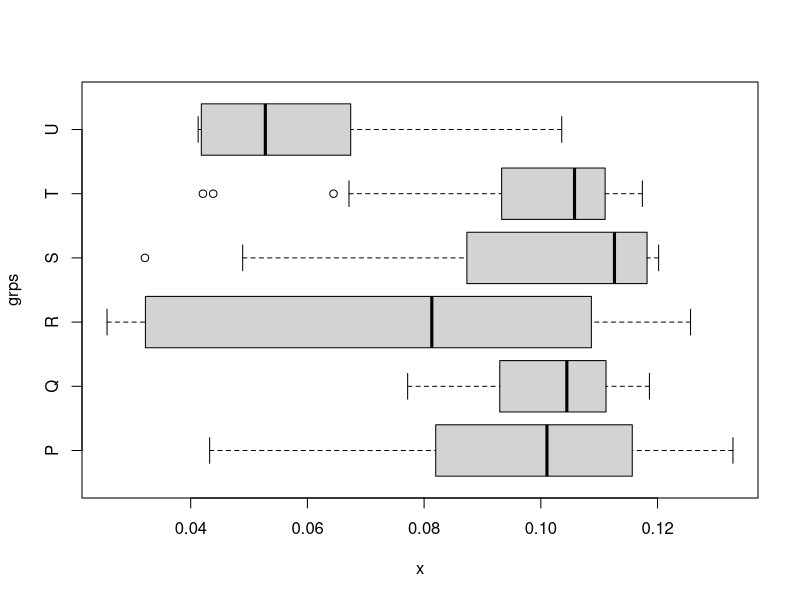

Write the R code that produced this figure.
## ---- chunk 1
## DATA GENERATION
while(T){
  b1 = 10**runif(6,-0.5,0.75)
  b2 = 10**runif(6,-0.5,0.75)
  scale = 10**(sample(-1:3,1))
  bottom = runif(6)*scale
  r = bottom*runif(6,0.3,2)
  
  x = numeric()
  for(i in 1:6){
    x = c(x, sort(rbeta(25,b1[i],b2[i])*scale+bottom[i]))
  }
  
  ms = c("weight","length","time","speed")
  us = c("kg","m","s","m/s")
  
  rvs = c("P","Q","R","S","T","U")
  grps = c(rep("P",25),rep("Q",25),rep("R",25),rep("S",25),rep("T",25),rep("U",25))
  ans = c(grps[x==max(x)],grps[x==min(x)],grps[x==max(x[0:5*25+13])],grps[x==min(x[0:5*25+13])])
  if(sum(duplicated(ans))==0){
    break
  }
}
## ---- chunk 2
boxplot(x~grps, horizontal=T)
